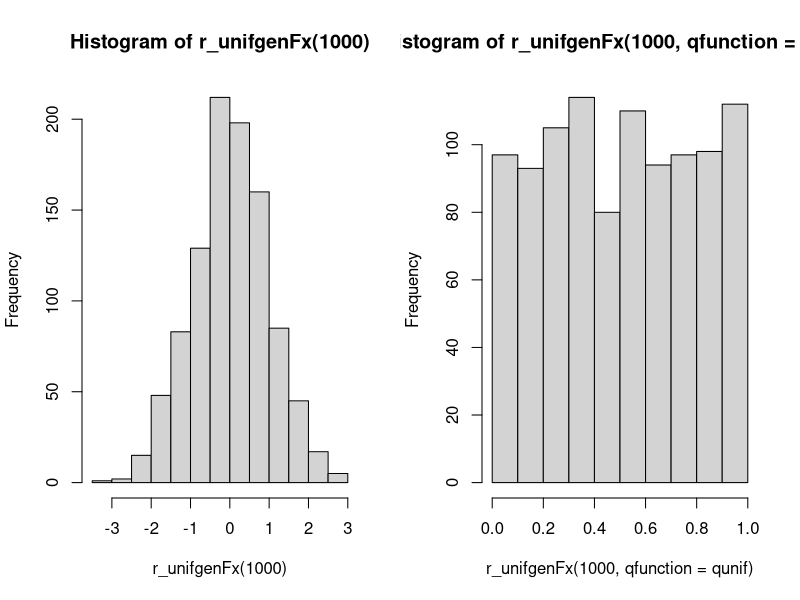
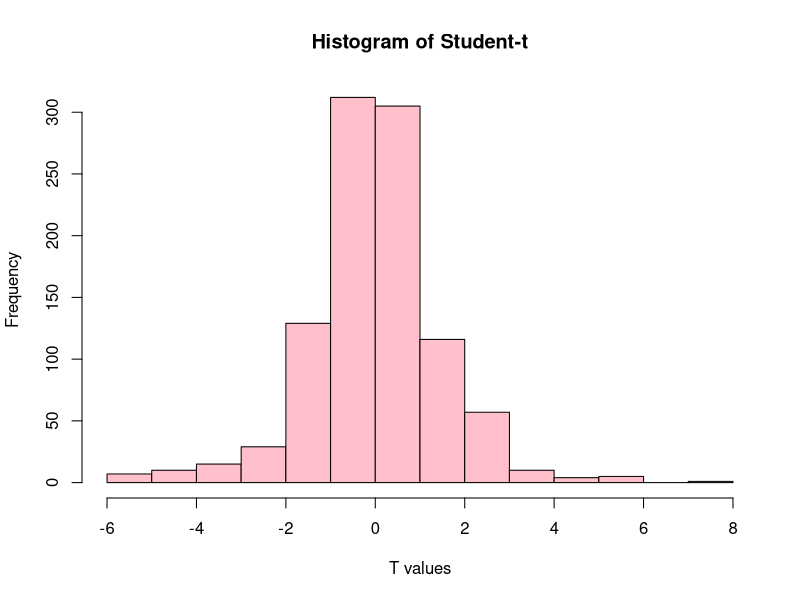
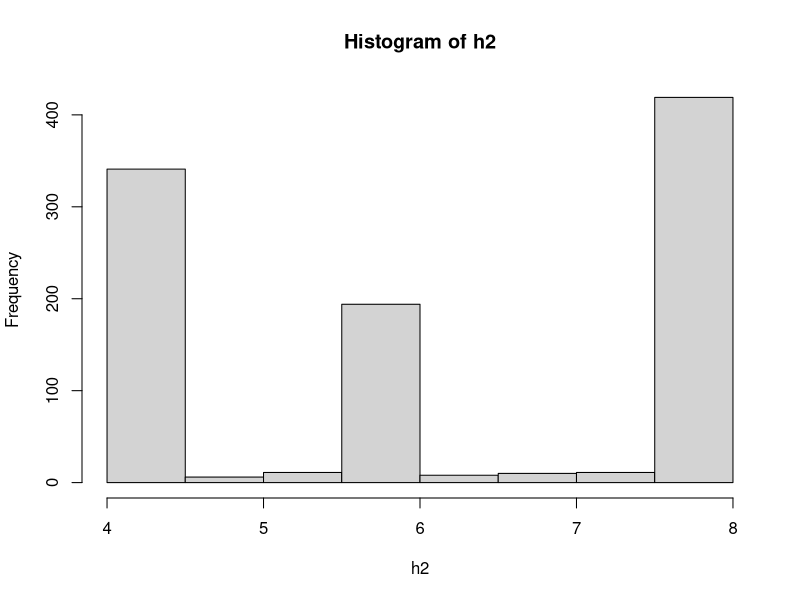
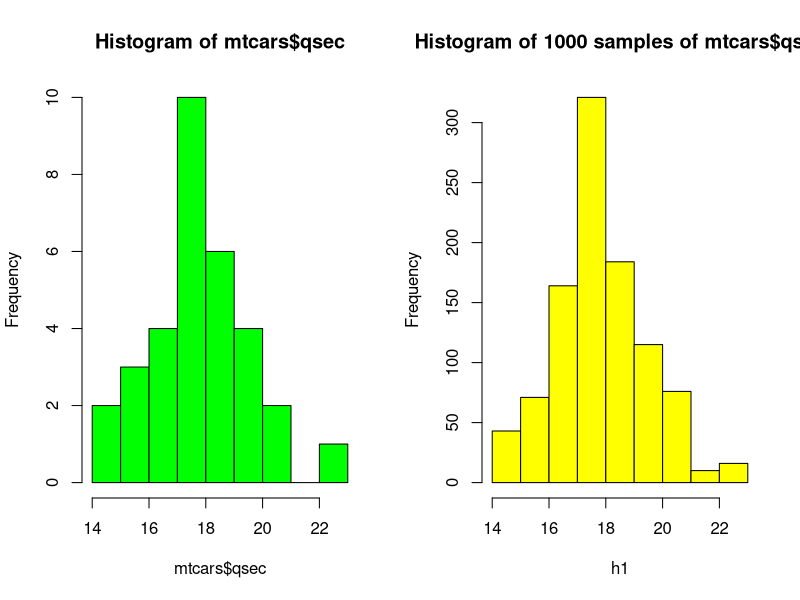
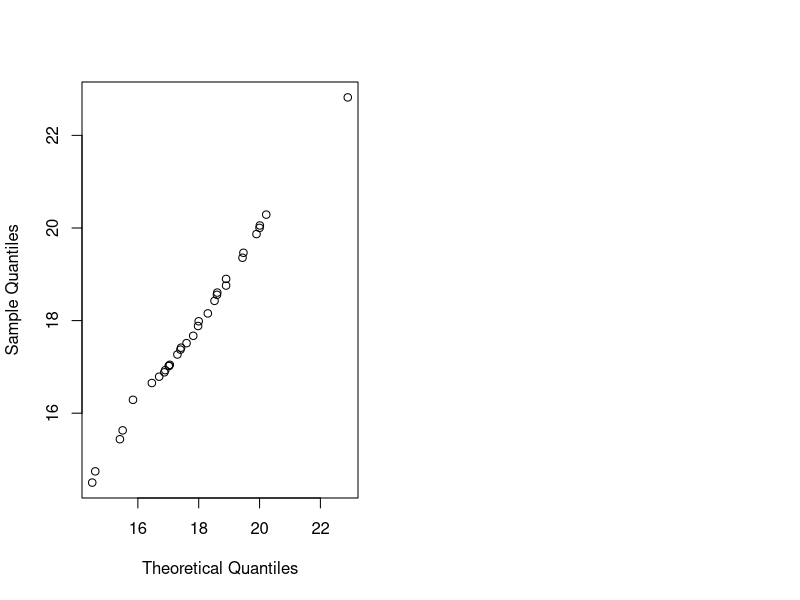

Source code (R) for these figures, in order:
## ---- chunk 1
r_unifgenFx <- function(n, qfunction = qnorm) {
  qfunction(runif(n))
  }
## ---- chunk 2
# make sure we all get the same result
set.seed(1234567)
# save the currentgraphical parameters and set `mfrow`
oldPar <- par(mfrow = c(1,2))
hist(r_unifgenFx(1000)) # Standard normal
hist(r_unifgenFx(1000, qfunction = qunif))
par(oldPar) # Return to original graphical parameters
## ---- chunk 3
hist(qt(r_unifgenFx(1000,qfunction = runif),df=3),main="Histogram of Student-t",
     xlab="T values",col="pink")
## ---- chunk 4
quantile(mtcars$qsec)
## ---- chunk 5
#mtcars$qsec
h1 <- quantile(mtcars$qsec,prob=runif(1000))
## ---- chunk 6
#mtcars$cyl
h2 <- quantile(mtcars$cyl,prob=runif(1000))

hist(h2)
## ---- chunk 7
par(mfrow=c(1,2))
hist(mtcars$qsec,main="Histogram of mtcars$qsec",col="green")
hist(h1,main="Histogram of 1000 samples of mtcars$qsec",col="yellow")
## ---- chunk 8
qqplot(mtcars$qsec,h1,xlab="Theoretical Quantiles",ylab="Sample Quantiles")

